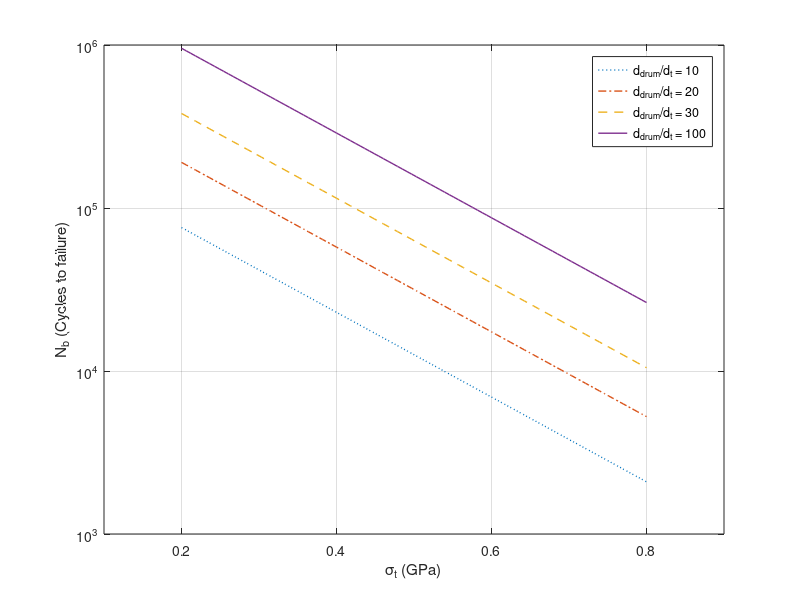

Write the MATLAB code that produced this figure.
%% Bending Fatigue:Cycles to failure

% Define parameters
sigma_t = linspace(0.2, 0.8, 100);  % Tether stress range in GPa
drum_ratios = [10, 20, 30, 100];    % Drum to tether diameter ratios
a1_values = [5.4, 5.8, 6.1, 6.5];   % Corresponding a1 values from the table
a2 = 2.6;                           % Constant a2

% Define line styles
line_styles = {':', '-.', '--', '-'};

% Initialize figure
figure;
hold on;

% Loop over drum ratios and plot N_b for each
for i = 1:length(drum_ratios)
    a1 = a1_values(i);
    % Calculate the number of cycles to failure for each sigma_t
    N_b = 10.^(a1 - a2 * sigma_t);
    % Plot the data
    plot(sigma_t, N_b, line_styles{i}, 'linewidth',1, 'DisplayName', ['d_{drum}/d_t = ', num2str(drum_ratios(i))]);
end

% Customize plot
xlabel('\sigma_t (GPa)');
ylabel('N_b (Cycles to failure)');
xlim([0.1 0.9]);
% title('Number of Cycles to Failure vs. Tether Stress for Different Drum Ratios');
legend show;
grid on;
box on
set(gca, 'YScale', 'log');  % Use logarithmic scale for y-axis
hold off;
